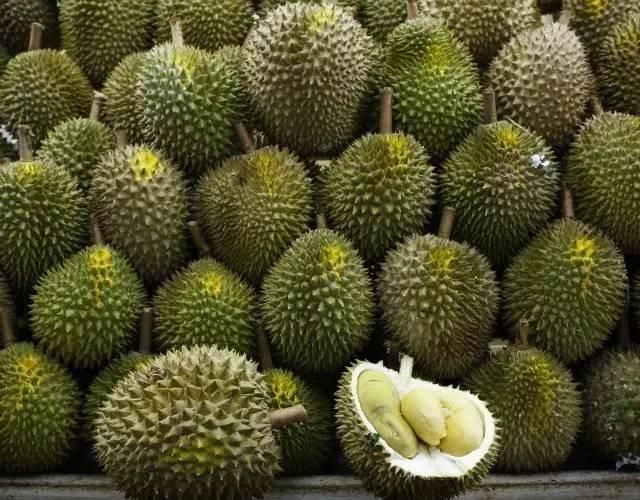
%> input picture 03_Working/DATA_ANALYSIS/TotalFile/durian4.jpg, 640 x 500 px
$ octave image_segmentation.m   (GNU Octave 9; MATLAB toolbox functions it lacks are replaced by stand-ins)
%> lines starting %> are read from the running program, lines starting %| are printed output that depends on the picture; in (x1, y1, x2, y2) boxes, pixels count from 0 and x2, y2 are one past the last pixel; in counts of white or black regions, pixels touching at a corner belong together; the program's own positions count from 1
close all
clear

%% Image Segmentation
rgb = imread('durian4.jpg');
%> rgb is the input picture: size 500x640x3 uint8; mean R, G, B 84.7, 81.4, 44.8

hsvImage = rgb2hsv(rgb) ;
%> hsvImage: size 500x640x3 double; mean H, S, V 0.156, 0.555, 0.335

hsv_image = hsvImage(:,:,1);
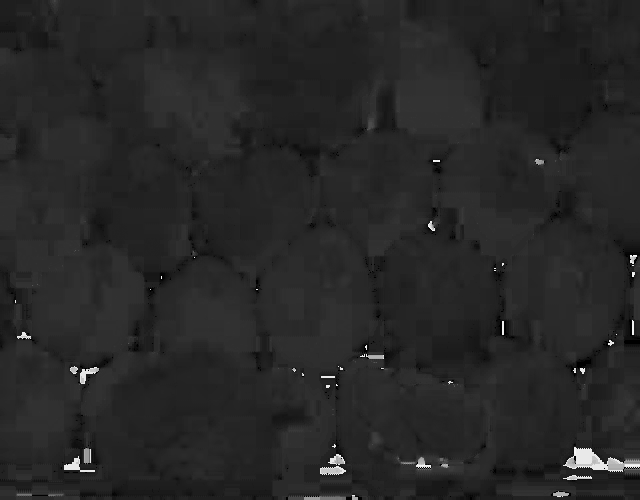
%> hsv_image: size 500x640 double; min 0, max 0.983, mean 0.156
BW_hsv = im2bw(hsv_image,0.1);
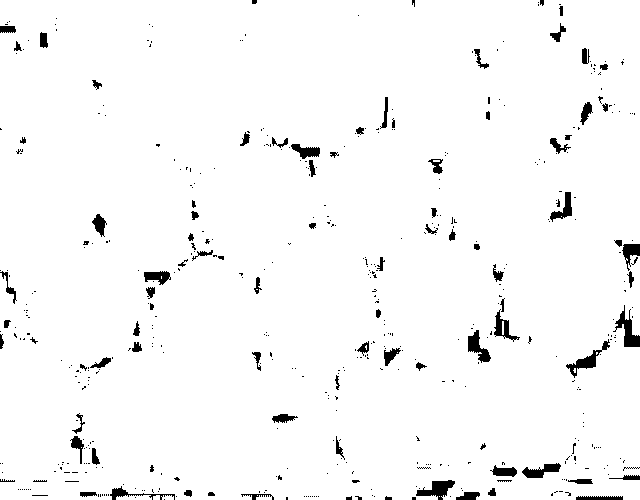
%> BW_hsv: size 500x640 logical; 97% white; 503 black regions (415 under 20 px), largest, box (x1, y1, x2, y2) and area: (613, 305, 640, 347) 420, (416, 480, 455, 500) 389, (566, 339, 610, 378) 375
BW_hsv = bwareaopen(BW_hsv,100); %ÅºÊÕ¢ÒÇ
%> BW_hsv: size 500x640 logical; 97% white; 502 black regions (414 under 20 px), largest, box (x1, y1, x2, y2) and area: (613, 305, 640, 347) 420, (566, 339, 610, 378) 391, (416, 480, 455, 500) 390
figure
imshow(BW_hsv);
title('kan image');


BW = im2bw(rgb,0.2);
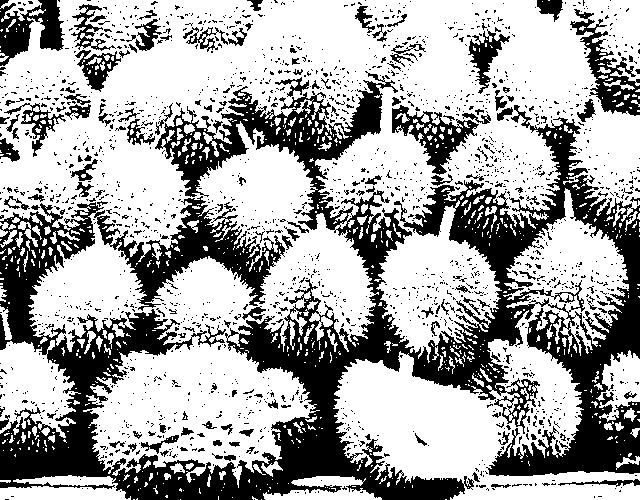
%> BW: size 500x640 logical; 65.8% white; 1913 black regions (1764 under 20 px), largest, box (x1, y1, x2, y2) and area: (0, 71, 640, 500) 84547, (570, 9, 640, 116) 2335, (0, 0, 65, 66) 2259
BW_Ereskan = BW_hsv&BW;
%> BW_Ereskan: size 500x640 logical; 65.1% white; 1955 black regions (1801 under 20 px), largest, box (x1, y1, x2, y2) and area: (0, 71, 640, 500) 85710, (570, 9, 640, 116) 2436, (0, 0, 65, 66) 2283
BW_Ereskan = bwareaopen(BW_Ereskan, 50); %ÅºÊÕ¢ÒÇ
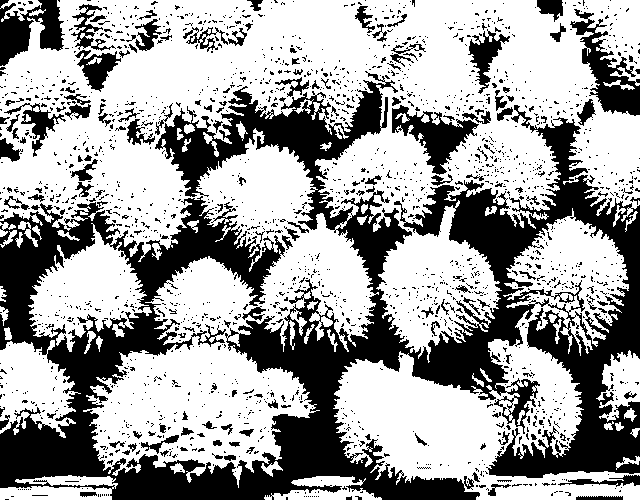
%> BW_Ereskan: size 500x640 logical; 63.1% white; 1955 black regions (1800 under 20 px), largest, box (x1, y1, x2, y2) and area: (0, 71, 640, 500) 91202, (570, 9, 640, 116) 2719, (0, 0, 65, 66) 2370
BW = not(BW_Ereskan);
figure
imshow(BW);
title('bitwise image');


se90 = strel('line', 18, 90); % expand size of line 90 degree
se0 = strel('line',18, 0);
BWsdil = imdilate(BW, [se90 se0]); %¢ÂÒÂÊÕ¢ÒÇ
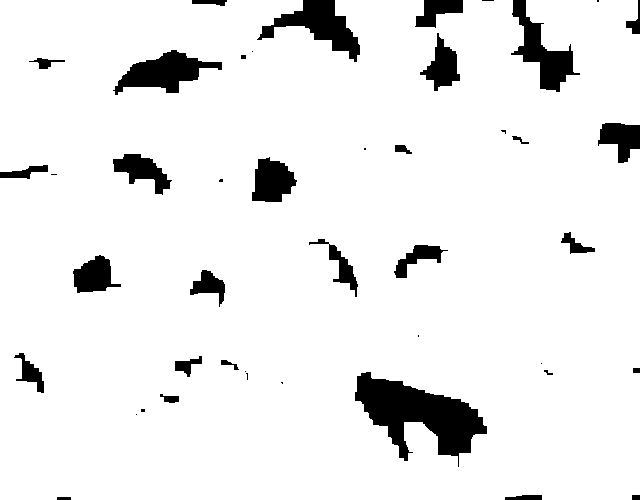
%> BWsdil: size 500x640 logical; 92.5% white; 44 black regions (14 under 20 px), largest, box (x1, y1, x2, y2) and area: (355, 372, 487, 467) 5754, (257, 0, 360, 62) 2425, (113, 50, 222, 95) 2329
BW2 = bwareaopen(BWsdil, 600); %ÅºÊÕ¢ÒÇ

BW3 = not(BW2); %¡ÅÑºÊÕ
se90 = strel('line', 5,90); % expand size of line 90 degree
se0 = strel('line',5,0);
BWsdil = imdilate(BW3, [se90 se0]); %¢ÂÒÂÊÕ¢ÒÇ
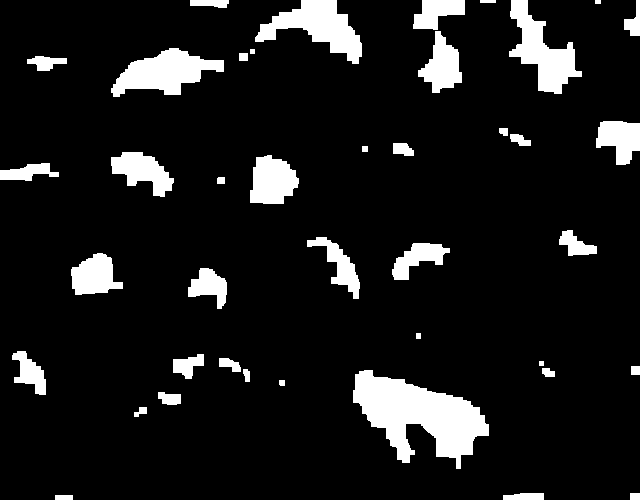
%> BWsdil: size 500x640 logical; 10.3% white; 41 white regions, largest, box (x1, y1, x2, y2) and area: (353, 370, 489, 469) 6870, (255, 0, 362, 64) 3085, (111, 48, 224, 97) 2993
invertBWsdil = not(BWsdil); %¡ÅÑºÊÕ
BW4 = bwareaopen(invertBWsdil, 800); %ÅºÊÕ¢ÒÇ

invertBWsdil = not(BW4); %¡ÅÑºÊÕ
BW4 = bwareaopen(invertBWsdil, 500); %ÅºÊÕ¢ÒÇ
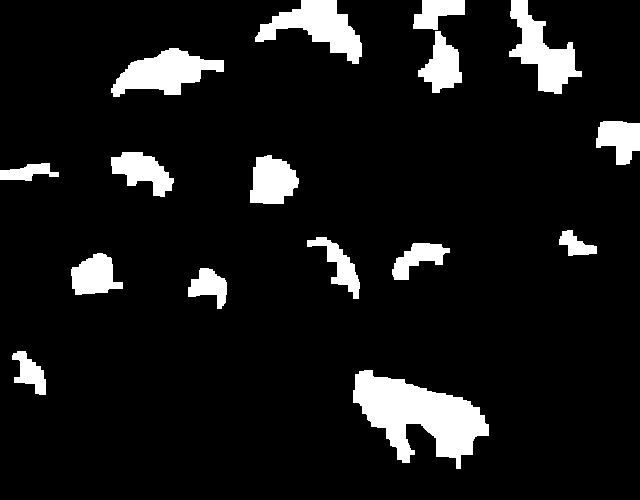
%> BW4: size 500x640 logical; 9.3% white; 16 white regions, largest, box (x1, y1, x2, y2) and area: (353, 370, 489, 469) 6870, (255, 0, 362, 64) 3085, (111, 48, 224, 97) 2993

figure
imshow(BW4);
title('identify durian area');


%% Durian count


BW_filled = imfill(BW4,'holes');
%> (the run ends here)

$ run again, with 03_Working/DATA_ANALYSIS/TotalFile/durian3.jpg copied over 03_Working/DATA_ANALYSIS/TotalFile/durian4.jpg
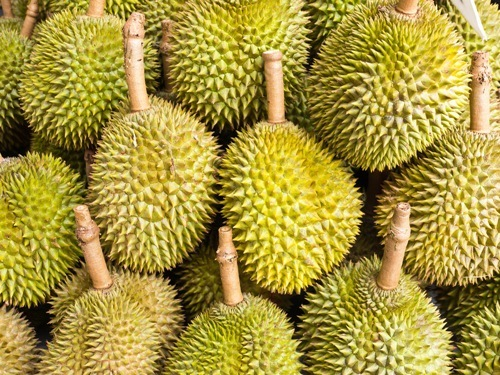
%> input picture 03_Working/DATA_ANALYSIS/TotalFile/durian3.jpg, 500 x 375 px
%> rgb is the input picture: size 375x500x3 uint8; mean R, G, B 167.6, 149.6, 62.4
%> hsvImage: size 375x500x3 double; mean H, S, V 0.136, 0.679, 0.657
%> `BW_hsv = im2bw(hsv_image,0.1);`:
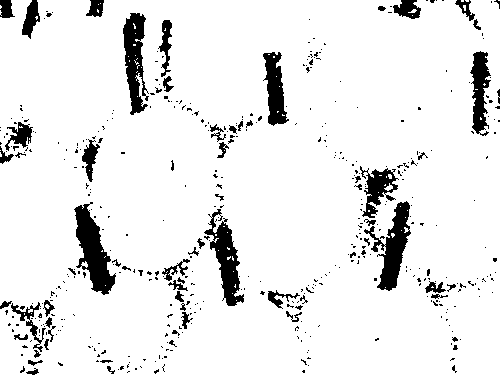
%> BW_hsv: size 375x500 logical; 91.4% white; 474 black regions (407 under 20 px), largest, box (x1, y1, x2, y2) and area: (74, 202, 116, 295) 1827, (364, 201, 411, 291) 1619, (204, 209, 244, 306) 1514
%> BW2: size 375x500 logical; 58.8% white; 24 black regions (7 under 20 px), largest, box (x1, y1, x2, y2) and area: (326, 0, 500, 273) 15768, (234, 133, 351, 281) 12310, (100, 111, 208, 262) 9330
%> `BW4 = bwareaopen(invertBWsdil, 500);`:
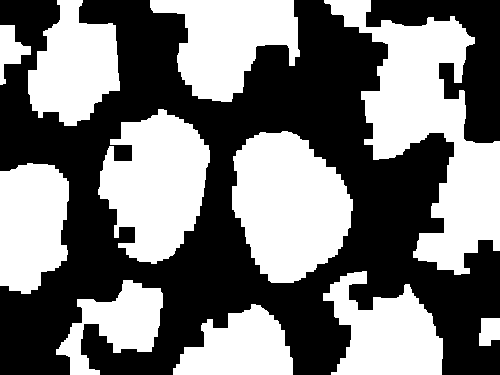
%> BW4: size 375x500 logical; 47.1% white; 11 white regions, largest, box (x1, y1, x2, y2) and area: (324, 0, 500, 275) 19014, (232, 131, 353, 283) 13406, (98, 109, 210, 264) 11615
